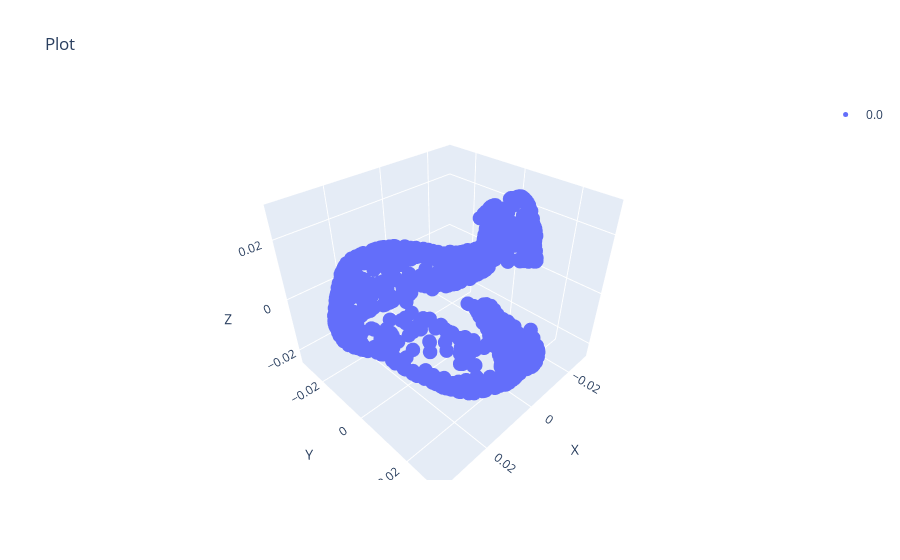

Notebook cell for this chart:
### Code cell
scatter(data_dict0['phate'], s=5)

### Figure 1 — Plotly figure (JSON) as saved in the notebook; plotly's stock layout.template omitted (floating-point values rounded to 4 significant figures; data arrays with more than 128 entries replaced by an {"elided": "..."} marker saying what was removed)
{"data": [{"marker": {"color": 0, "colorscale": [[0, "#440154"], [0.1111, "#482878"], [0.2222, "#3e4989"], [0.3333, "#31688e"], [0.4444, "#26828e"], [0.5556, "#1f9e89"], [0.6667, "#35b779"], [0.7778, "#6ece58"], [0.8889, "#b5de2b"], [1, "#fde725"]], "opacity": 1, "size": 5}, "mode": "markers", "name": "0.0", "type": "scatter3d", "x": {"elided": "1000 float values"}, "y": {"elided": "1000 float values"}, "z": {"elided": "1000 float values"}}], "layout": {"scene": {"xaxis": {"title": {"text": "X"}}, "yaxis": {"title": {"text": "Y"}}, "zaxis": {"title": {"text": "Z"}}}, "showlegend": true, "title": {"text": "Plot"}}}
